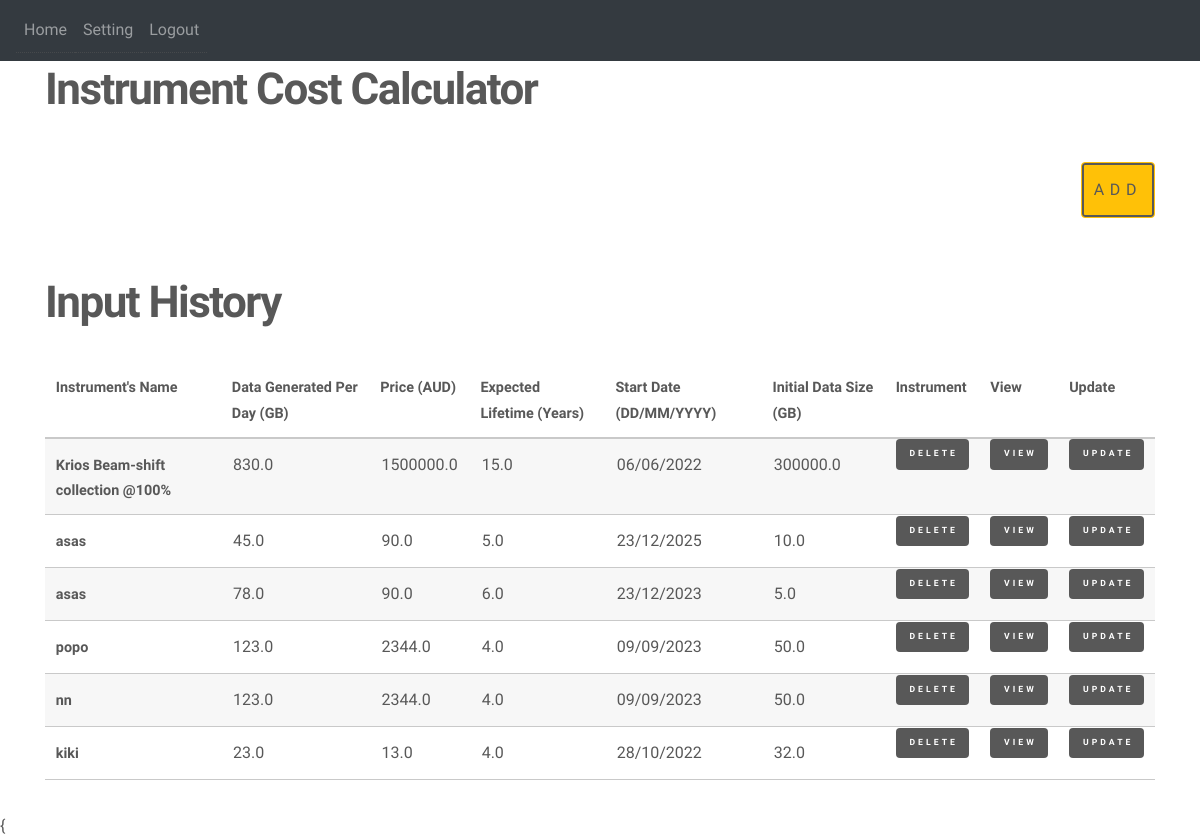
Screenshot of / (signed in) with the database file from the repository.
### website/models.py (models this page shows)
class History(db.Model):
    id = db.Column(db.Integer, primary_key=True)
    name = db.Column(db.String(50))
    data_generated = db.Column(db.Float)
    price = db.Column(db.Float)
    lifetime = db.Column(db.Float)
    start_date = db.Column(db.String(15))
    initial_size = db.Column(db.Float)
    date = db.Column(db.DateTime(timezone=True), default=func.now())
    user_id = db.Column(db.Integer, db.ForeignKey('user.id'))

### website/views.py (the view, shortened to what this page needs)
@views.route('/', methods=['GET', 'POST'])
@login_required
def home():
    INPUTFORMAT = False
    if current_user.histories:
        input_user = current_user.histories[-1]
        bef_data, aft_data = generate_graph_data(start_date = input_user.start_date,
                                    data_generated_per_year = input_user.data_generated * 365,
                                    year = 5,
                                    initial_data_size = input_user.initial_size,
                                    gradient = input_user.initial_size * 1 / 3)
    else:
        bef_data = aft_data = None
    if INPUTFORMAT:
        return render_template("home.html", user=current_user, before = bef_data, after = aft_data)
    else:
        return render_template("home.html", user=current_user, before=bef_data, after=aft_data, form=request.form)

### website/__init__.py (called while the page is built)
def create_app():
    app = Flask(__name__)
    app.config['SECRET_KEY'] = 'hjshjhdjah kjshkjdhjs'
    basedir = path.abspath(path.dirname(__file__))
    app.config['SQLALCHEMY_DATABASE_URI'] = 'sqlite:///' + path.join(basedir, 'database.db')
    db.init_app(app)
    from .views import views
    from .auth import auth
    app.register_blueprint(views, url_prefix='/')
    app.register_blueprint(auth, url_prefix='/')
    app.jinja_env.globals.update(calculate_accmult = calculate_accmult)
    app.jinja_env.globals.update(calculate_cost = calculate_cost)
    from .models import User, History
    create_database(app)
    login_manager = LoginManager()
    login_manager.login_view = 'auth.login'
    login_manager.init_app(app)
    @login_manager.user_loader
    def load_user(id):
        return User.query.get(int(id))
    return app

def add_storage(data, start_date, data_generated_per_year):
    start_date = datetime.strptime(start_date, "%d/%m/%Y").date()
    tmp_list = []
    i = 0
    for x in range(len(data) - 1):
        curr = data[x]
        after = data[x+1]
        curr_date = start_date + timedelta(days=365*i)
        tmp_list.append([curr[0], curr[1], 400, "o"])
        if curr[0] < curr_date and after[0] > curr_date:
            tmp_list.append([curr_date, "", data_generated_per_year, "a"])
            i += 1
    tmp_list.append([data[-1][0], data[-1][1], 400, "o"])
    tmp_df = pd.DataFrame(tmp_list, columns = ['date', '1', '2', '3']).sort_values(by = "date").values.tolist()
    return tmp_df

def data_correction(data):
    for i in range(1, len(data)):
        prev_row = data[i - 1]
        curr_row = data[i]
        if prev_row[1] != '' and curr_row[1] != prev_row[1] + curr_row[2]:
            curr_row[1] = prev_row[1] + curr_row[2]
    tmp = [[data[0][0], data[0][1]]]
    for i in range(1, len(data)):
        prev_row = data[i - 1]
        curr_row = data[i]
        if curr_row[3] == 'a':
            tmp.append([curr_row[0], prev_row[1]])
            tmp.append([curr_row[0], curr_row[1]])
        elif curr_row[3] == 'o':
            tmp.append([curr_row[0], curr_row[1]])
    return tmp

### website/templates/home.html (shortened to what this page needs)
{% extends "base.html" %}
{% block content %}
<h1 align="left">Instrument Cost Calculator</h1>
<div align="right">
     <button type="button" name="age" id="age" data-toggle="modal" data-target="#add_data_Modal" class="btn btn-warning">Add</button>
</div>
<br>
<br>
<h1 align = "Left">Input History</h1>
<div class="table-wrapper">
  <table>
    <thead>
      <tr>
        <th>Instrument's Name</th>
        <th>Data Generated Per Day (GB)</th>
        <th>Price (AUD)</th>
        <th>Expected Lifetime (Years)</th>
        <th>Start Date (DD/MM/YYYY)</th>
        <th>Initial Data Size (GB)</th>
        <th>Instrument</th>
        <th>View</th>
        <th>Update</th>
      </tr>
    </thead>
    <tbody>
      {%if user.histories %}
        {% for history in user.histories %}
        <tr>
          <th>
              <div class="edit">{{ history.name }}</div>
          </th>
          <td>{{ history.data_generated }}</td>
          <td>{{ history.price }}</td>
          <td>{{ history.lifetime }}</td>
          <td>{{ history.start_date }}</td>
          <td>{{ history.initial_size }}</td>
          <th>
            <a class="button primary fit small" onClick  = "deleteHistory({{ history.id }})">Delete</a>
          </th>
          <th>
            <a class="button primary fit small" href="/view-history/{{ history.id }}">View</a>
          </th>
          <th>
            <a class="button primary fit small" href="/modal/{{ history.id }}">Update</a>
          </th>
        </tr>
        {% endfor %}
      {% endif %}
    </tbody>
  </table>
</div>
{% endblock %}

### website/static/css/main.css (style rules this page uses)
html, body, div, span, applet, object, iframe, h1, h2, h3, h4, h5, h6, p, blockquote, pre, a, abbr, acronym, address, big, cite, code, del, dfn, em, img, ins, kbd, q, s, samp, small, strike, strong, sub, sup, tt, var, b, u, i, center, dl, dt, dd, ol, ul, li, fieldset, form, label, legend, table, caption, tbody, tfoot, thead, tr, th, td, article, aside, canvas, details, embed, figure, figcaption, footer, header, hgroup, menu, nav, output, ruby, section, summary, time, mark, audio, video { margin: 0; padding: 0; border: 0; font-size: 100%; font: inherit; vertical-align: baseline; }
body { line-height: 1; }
table { border-collapse: collapse; border-spacing: 0; }
body { -webkit-text-size-adjust: none; }
body { -ms-overflow-style: scrollbar; }
html { box-sizing: border-box; }
*, *:before, *:after { box-sizing: inherit; }
body { background: #ffffff; }
body.is-preload *, body.is-preload *:before, body.is-preload *:after { -moz-animation: none !important; -webkit-animation: none !important; -ms-animation: none !important; animation: none !important; -moz-transition: none !important; -webkit-transition: none !important; -ms-transition: none !important; transition: none !important; }
body, input, select, textarea { color: #585858; font-family: "Source Sans Pro", Helvetica, sans-serif; font-size: 16pt; font-weight: 300; line-height: 1.75; }
@media screen and (max-width: 1680px) { body, input, select, textarea { font-size: 14pt; } }
@media screen and (max-width: 1280px) { body, input, select, textarea { font-size: 12pt; } }
a { -moz-transition: border-bottom-color 0.2s ease, color 0.2s ease; -webkit-transition: border-bottom-color 0.2s ease, color 0.2s ease; -ms-transition: border-bottom-color 0.2s ease, color 0.2s ease; transition: border-bottom-color 0.2s ease, color 0.2s ease; text-decoration: none; color: #585858; border-bottom: dotted 1px rgba(88, 88, 88, 0.5); }
h1 { font-size: 2.75em; font-weight: 700; line-height: 1.3; margin: 0 0 1em 0; letter-spacing: -0.035em; }
.table-wrapper { -webkit-overflow-scrolling: touch; overflow-x: auto; }
table { margin: 0 0 2em 0; width: 100%; }
table tbody tr { border: solid 1px #c9c9c9; border-left: 0; border-right: 0; }
table tbody tr:nth-child(2n + 1) { background-color: rgba(144, 144, 144, 0.075); }
table td { padding: 0.75em 0.75em; }
table th { font-size: 0.9em; font-weight: 900; padding: 0 0.75em 0.75em 0.75em; text-align: left; }
table thead { border-bottom: solid 2px #c9c9c9; }
input[type="submit"], input[type="reset"], input[type="button"], button, .button { -moz-appearance: none; -webkit-appearance: none; -ms-appearance: none; appearance: none; -moz-transition: background-color 0.2s ease-in-out, color 0.2s ease-in-out, box-shadow 0.2s ease-in-out; -webkit-transition: background-color 0.2s ease-in-out, color 0.2s ease-in-out, box-shadow 0.2s ease-in-out; -ms-transition: background-color 0.2s ease-in-out, color 0.2s ease-in-out, box-shadow 0.2s ease-in-out; transition: background-color 0.2s ease-in-out, color 0.2s ease-in-out, box-shadow 0.2s ease-in-out; background-color: transparent; border-radius: 4px; border: 0; box-shadow: inset 0 0 0 2px #585858; color: #585858 !important; cursor: pointer; display: inline-block; font-size: 0.8em; font-weight: 900; height: 3.5em; letter-spacing: 0.35em; line-height: 3.45em; overflow: hidden; padding: 0 1.25em 0 1.6em; text-align: center; text-decoration: none; text-overflow: ellipsis; text-transform: uppercase; white-space: nowrap; }
input[type="submit"].fit, input[type="reset"].fit, input[type="button"].fit, button.fit, .button.fit { width: 100%; }
input[type="submit"].small, input[type="reset"].small, input[type="button"].small, button.small, .button.small { font-size: 0.6em; }
input[type="submit"].primary, input[type="reset"].primary, input[type="button"].primary, button.primary, .button.primary { box-shadow: none; background-color: #585858; color: #ffffff !important; }

### rows the page displays
History: name "Krios Beam-shift collection @100%", data_generated "830.0", price "1500000.0", lifetime "15.0", start_date "06/06/2022", initial_size "300000.0"
History: name "asas", data_generated "45.0", price "90.0", lifetime "5.0", start_date "23/12/2025", initial_size "10.0"
History: name "asas", data_generated "78.0", price "90.0", lifetime "6.0", start_date "23/12/2023", initial_size "5.0"
History: name "popo", data_generated "123.0", price "2344.0", lifetime "4.0", start_date "09/09/2023", initial_size "50.0"
History: name "nn", data_generated "123.0", price "2344.0", lifetime "4.0", start_date "09/09/2023", initial_size "50.0"
History: name "kiki", data_generated "23.0", price "13.0", lifetime "4.0", start_date "28/10/2022", initial_size "32.0"
